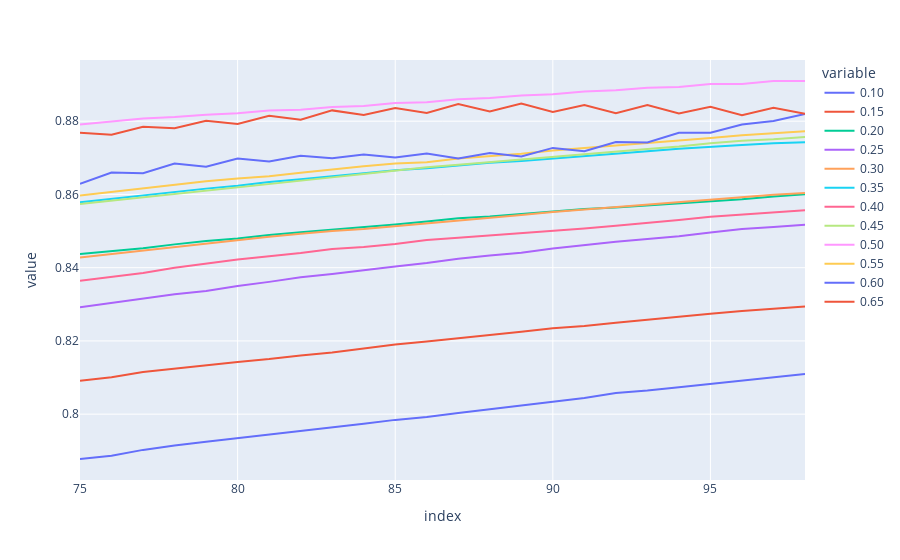

The notebook cell this image was saved under:
### Code cell
fig = px.line(df.iloc[75:99], y=['0.10', '0.15','0.20', '0.25','0.30', '0.35', '0.40', '0.45' ,'0.50','0.55','0.60','0.65'])
fig.show()

### Figure 1 — Plotly figure (JSON) as saved in the notebook; plotly's stock layout.template omitted (floating-point values rounded to 4 significant figures)
{"data": [{"hovertemplate": "variable=0.10<br>index=%{x}<br>value=%{y}<extra></extra>", "legendgroup": "0.10", "line": {"color": "#636efa", "dash": "solid"}, "marker": {"symbol": "circle"}, "mode": "lines", "name": "0.10", "orientation": "v", "showlegend": true, "type": "scatter", "x": [75, 76, 77, 78, 79, 80, 81, 82, 83, 84, 85, 86, 87, 88, 89, 90, 91, 92, 93, 94, 95, 96, 97, 98], "xaxis": "x", "y": [0.7878, 0.7887, 0.7902, 0.7915, 0.7924, 0.7934, 0.7942, 0.7954, 0.7963, 0.7974, 0.7984, 0.7992, 0.8003, 0.8014, 0.8023, 0.8033, 0.8044, 0.8058, 0.8064, 0.8074, 0.8083, 0.809, 0.81, 0.811], "yaxis": "y"}, {"hovertemplate": "variable=0.15<br>index=%{x}<br>value=%{y}<extra></extra>", "legendgroup": "0.15", "line": {"color": "#EF553B", "dash": "solid"}, "marker": {"symbol": "circle"}, "mode": "lines", "name": "0.15", "orientation": "v", "showlegend": true, "type": "scatter", "x": [75, 76, 77, 78, 79, 80, 81, 82, 83, 84, 85, 86, 87, 88, 89, 90, 91, 92, 93, 94, 95, 96, 97, 98], "xaxis": "x", "y": [0.8091, 0.8101, 0.8115, 0.8125, 0.8133, 0.8142, 0.815, 0.816, 0.8168, 0.8179, 0.819, 0.8198, 0.8207, 0.8216, 0.8225, 0.8234, 0.824, 0.825, 0.8258, 0.8267, 0.8274, 0.8281, 0.8287, 0.8294], "yaxis": "y"}, {"hovertemplate": "variable=0.20<br>index=%{x}<br>value=%{y}<extra></extra>", "legendgroup": "0.20", "line": {"color": "#00cc96", "dash": "solid"}, "marker": {"symbol": "circle"}, "mode": "lines", "name": "0.20", "orientation": "v", "showlegend": true, "type": "scatter", "x": [75, 76, 77, 78, 79, 80, 81, 82, 83, 84, 85, 86, 87, 88, 89, 90, 91, 92, 93, 94, 95, 96, 97, 98], "xaxis": "x", "y": [0.8438, 0.8444, 0.8453, 0.8464, 0.8473, 0.848, 0.8489, 0.8497, 0.8503, 0.851, 0.8518, 0.8526, 0.8535, 0.854, 0.8547, 0.8555, 0.856, 0.8564, 0.857, 0.8574, 0.858, 0.8587, 0.8594, 0.8601], "yaxis": "y"}, {"hovertemplate": "variable=0.25<br>index=%{x}<br>value=%{y}<extra></extra>", "legendgroup": "0.25", "line": {"color": "#ab63fa", "dash": "solid"}, "marker": {"symbol": "circle"}, "mode": "lines", "name": "0.25", "orientation": "v", "showlegend": true, "type": "scatter", "x": [75, 76, 77, 78, 79, 80, 81, 82, 83, 84, 85, 86, 87, 88, 89, 90, 91, 92, 93, 94, 95, 96, 97, 98], "xaxis": "x", "y": [0.8292, 0.8304, 0.8316, 0.8327, 0.8336, 0.835, 0.8361, 0.8374, 0.8383, 0.8394, 0.8403, 0.8413, 0.8424, 0.8433, 0.844, 0.8452, 0.8462, 0.8471, 0.8478, 0.8486, 0.8496, 0.8506, 0.8511, 0.8518], "yaxis": "y"}, {"hovertemplate": "variable=0.30<br>index=%{x}<br>value=%{y}<extra></extra>", "legendgroup": "0.30", "line": {"color": "#FFA15A", "dash": "solid"}, "marker": {"symbol": "circle"}, "mode": "lines", "name": "0.30", "orientation": "v", "showlegend": true, "type": "scatter", "x": [75, 76, 77, 78, 79, 80, 81, 82, 83, 84, 85, 86, 87, 88, 89, 90, 91, 92, 93, 94, 95, 96, 97, 98], "xaxis": "x", "y": [0.8428, 0.8437, 0.8447, 0.8457, 0.8466, 0.8474, 0.8485, 0.8492, 0.85, 0.8505, 0.8513, 0.852, 0.8528, 0.8535, 0.8544, 0.8552, 0.8558, 0.8565, 0.8572, 0.8578, 0.8585, 0.8593, 0.8599, 0.8604], "yaxis": "y"}, {"hovertemplate": "variable=0.35<br>index=%{x}<br>value=%{y}<extra></extra>", "legendgroup": "0.35", "line": {"color": "#19d3f3", "dash": "solid"}, "marker": {"symbol": "circle"}, "mode": "lines", "name": "0.35", "orientation": "v", "showlegend": true, "type": "scatter", "x": [75, 76, 77, 78, 79, 80, 81, 82, 83, 84, 85, 86, 87, 88, 89, 90, 91, 92, 93, 94, 95, 96, 97, 98], "xaxis": "x", "y": [0.8579, 0.8588, 0.8598, 0.8608, 0.8616, 0.8624, 0.8634, 0.8641, 0.865, 0.8658, 0.8666, 0.8672, 0.8679, 0.8686, 0.8691, 0.8699, 0.8705, 0.8711, 0.8718, 0.8725, 0.8731, 0.8735, 0.874, 0.8743], "yaxis": "y"}, {"hovertemplate": "variable=0.40<br>index=%{x}<br>value=%{y}<extra></extra>", "legendgroup": "0.40", "line": {"color": "#FF6692", "dash": "solid"}, "marker": {"symbol": "circle"}, "mode": "lines", "name": "0.40", "orientation": "v", "showlegend": true, "type": "scatter", "x": [75, 76, 77, 78, 79, 80, 81, 82, 83, 84, 85, 86, 87, 88, 89, 90, 91, 92, 93, 94, 95, 96, 97, 98], "xaxis": "x", "y": [0.8364, 0.8375, 0.8386, 0.84, 0.8411, 0.8422, 0.8431, 0.844, 0.8451, 0.8456, 0.8464, 0.8476, 0.8482, 0.8488, 0.8494, 0.8501, 0.8507, 0.8514, 0.8521, 0.853, 0.8539, 0.8545, 0.8552, 0.8557], "yaxis": "y"}, {"hovertemplate": "variable=0.45<br>index=%{x}<br>value=%{y}<extra></extra>", "legendgroup": "0.45", "line": {"color": "#B6E880", "dash": "solid"}, "marker": {"symbol": "circle"}, "mode": "lines", "name": "0.45", "orientation": "v", "showlegend": true, "type": "scatter", "x": [75, 76, 77, 78, 79, 80, 81, 82, 83, 84, 85, 86, 87, 88, 89, 90, 91, 92, 93, 94, 95, 96, 97, 98], "xaxis": "x", "y": [0.8574, 0.8583, 0.8592, 0.8601, 0.8609, 0.8618, 0.8627, 0.8637, 0.8647, 0.8656, 0.8665, 0.8674, 0.8681, 0.8688, 0.8697, 0.8704, 0.871, 0.8717, 0.8724, 0.8731, 0.874, 0.8746, 0.875, 0.8757], "yaxis": "y"}, {"hovertemplate": "variable=0.50<br>index=%{x}<br>value=%{y}<extra></extra>", "legendgroup": "0.50", "line": {"color": "#FF97FF", "dash": "solid"}, "marker": {"symbol": "circle"}, "mode": "lines", "name": "0.50", "orientation": "v", "showlegend": true, "type": "scatter", "x": [75, 76, 77, 78, 79, 80, 81, 82, 83, 84, 85, 86, 87, 88, 89, 90, 91, 92, 93, 94, 95, 96, 97, 98], "xaxis": "x", "y": [0.8791, 0.8799, 0.8807, 0.8811, 0.8818, 0.8821, 0.883, 0.8831, 0.8839, 0.8841, 0.885, 0.8851, 0.886, 0.8864, 0.887, 0.8873, 0.8881, 0.8884, 0.8891, 0.8893, 0.8902, 0.8901, 0.891, 0.891], "yaxis": "y"}, {"hovertemplate": "variable=0.55<br>index=%{x}<br>value=%{y}<extra></extra>", "legendgroup": "0.55", "line": {"color": "#FECB52", "dash": "solid"}, "marker": {"symbol": "circle"}, "mode": "lines", "name": "0.55", "orientation": "v", "showlegend": true, "type": "scatter", "x": [75, 76, 77, 78, 79, 80, 81, 82, 83, 84, 85, 86, 87, 88, 89, 90, 91, 92, 93, 94, 95, 96, 97, 98], "xaxis": "x", "y": [0.8597, 0.8607, 0.8617, 0.8628, 0.8636, 0.8644, 0.865, 0.866, 0.8669, 0.8677, 0.8685, 0.8688, 0.8698, 0.8704, 0.8711, 0.872, 0.8727, 0.8733, 0.8741, 0.8747, 0.8754, 0.8762, 0.8767, 0.8773], "yaxis": "y"}, {"hovertemplate": "variable=0.60<br>index=%{x}<br>value=%{y}<extra></extra>", "legendgroup": "0.60", "line": {"color": "#636efa", "dash": "solid"}, "marker": {"symbol": "circle"}, "mode": "lines", "name": "0.60", "orientation": "v", "showlegend": true, "type": "scatter", "x": [75, 76, 77, 78, 79, 80, 81, 82, 83, 84, 85, 86, 87, 88, 89, 90, 91, 92, 93, 94, 95, 96, 97, 98], "xaxis": "x", "y": [0.8629, 0.866, 0.8658, 0.8684, 0.8676, 0.8698, 0.869, 0.8706, 0.8699, 0.8709, 0.8701, 0.8711, 0.8698, 0.8713, 0.8703, 0.8727, 0.8718, 0.8743, 0.8742, 0.8768, 0.8769, 0.8791, 0.8801, 0.882], "yaxis": "y"}, {"hovertemplate": "variable=0.65<br>index=%{x}<br>value=%{y}<extra></extra>", "legendgroup": "0.65", "line": {"color": "#EF553B", "dash": "solid"}, "marker": {"symbol": "circle"}, "mode": "lines", "name": "0.65", "orientation": "v", "showlegend": true, "type": "scatter", "x": [75, 76, 77, 78, 79, 80, 81, 82, 83, 84, 85, 86, 87, 88, 89, 90, 91, 92, 93, 94, 95, 96, 97, 98], "xaxis": "x", "y": [0.8768, 0.8763, 0.8785, 0.878, 0.8801, 0.8792, 0.8815, 0.8804, 0.883, 0.8817, 0.8836, 0.8822, 0.8847, 0.8826, 0.8848, 0.8825, 0.8844, 0.8822, 0.8844, 0.8821, 0.8839, 0.8816, 0.8837, 0.882], "yaxis": "y"}], "layout": {"legend": {"title": {"text": "variable"}, "tracegroupgap": 0}, "margin": {"t": 60}, "xaxis": {"anchor": "y", "domain": [0, 1], "title": {"text": "index"}}, "yaxis": {"anchor": "x", "domain": [0, 1], "title": {"text": "value"}}}}
